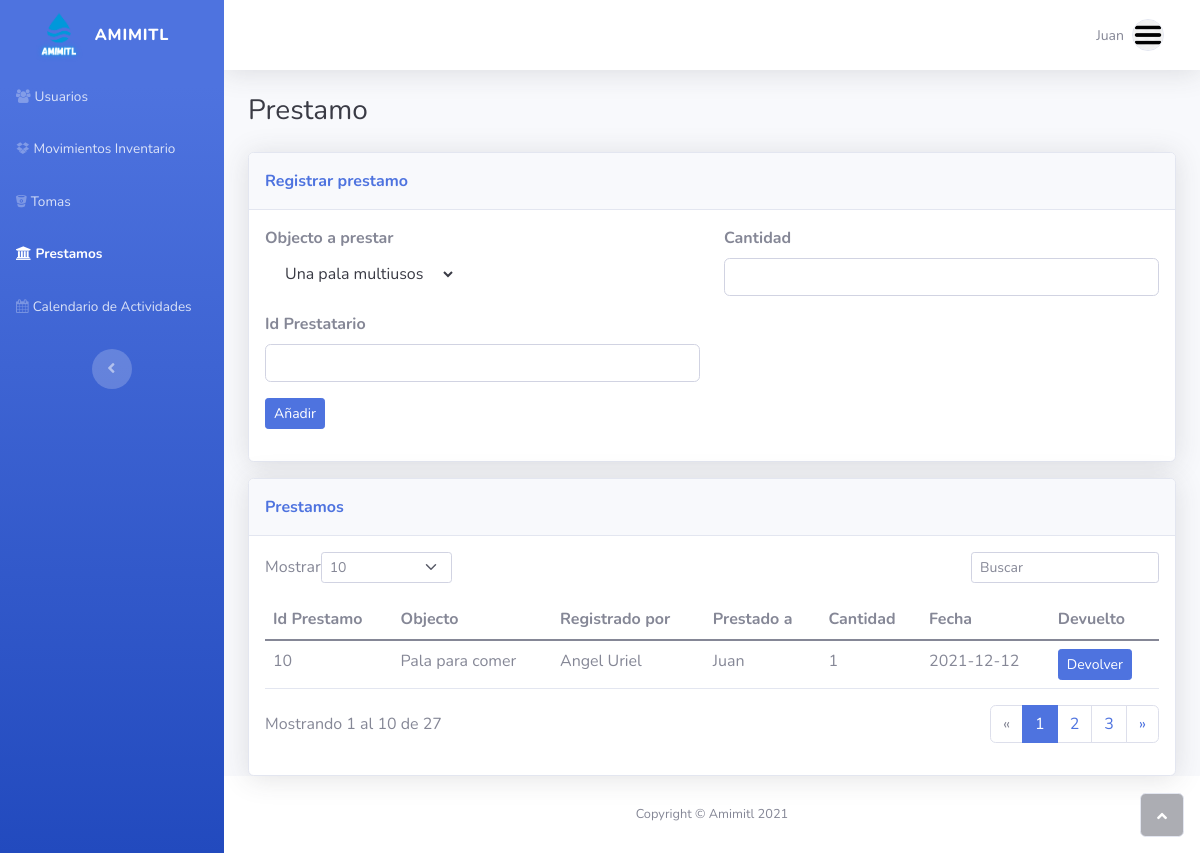
The app's page /prestamos.php (signed in), older data.
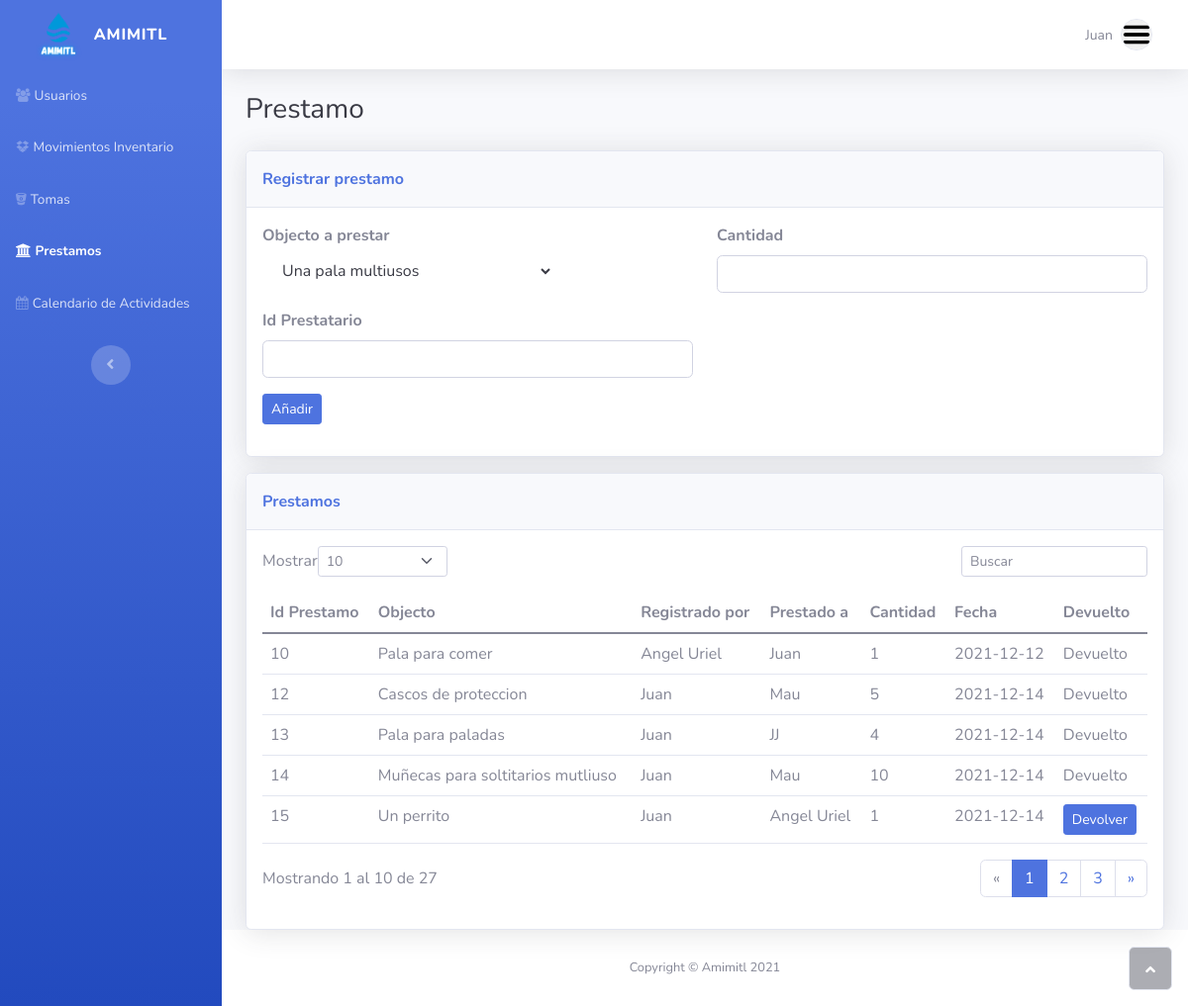
The same page, newer data.
### tables this page shows
CREATE TABLE `prestamos` (
  `idPrestamos` int(11) NOT NULL,
  `Cantidad` int(11) NOT NULL,
  `Fecha` date DEFAULT NULL,
  `Devuelto` tinyint(1) NOT NULL DEFAULT 0,
  `Objeto_idObjeto` int(11) NOT NULL,
  `Administrador_idAdministrador` int(11) NOT NULL,
  `Persona_idPersona` int(11) NOT NULL
);

CREATE TABLE `objeto` (
  `idObjeto` int(11) NOT NULL,
  `Nombre` varchar(60) NOT NULL,
  `Descripcion` varchar(200) NOT NULL,
  `Cantidad` int(11) NOT NULL
);

CREATE TABLE `persona` (
  `idPersona` int(11) NOT NULL,
  `Nombre` varchar(60) NOT NULL,
  `coordX` double DEFAULT NULL,
  `coordY` double DEFAULT NULL,
  `Telefono` varchar(10) NOT NULL,
  `EsSocio` tinyint(4) NOT NULL,
  `EsHeredero` tinyint(4) NOT NULL
);

### prestamos.php (the view, shortened to what the changed rows need)
<!DOCTYPE html>
<html>
<head>
    <link rel="stylesheet" href="assets/bootstrap/css/bootstrap.min.css">
    <link rel="stylesheet" href="assets/fonts/fontawesome-all.min.css">
    <link rel="stylesheet" href="assets/fonts/font-awesome.min.css">
    <link rel="stylesheet" href="assets/fonts/fontawesome5-overrides.min.css">
</head>
<body id="page-top">
    <div id="wrapper">
        <div class="d-flex flex-column" id="content-wrapper">
            <div id="content">
                <div class="container-fluid">
                                                <?php
                                                include("assets/php/conexion.php");
                                                $sql = "SELECT * FROM objeto";
                                                $result = mysqli_query($conn, $sql);
                                                while($row = mysqli_fetch_array($result)){
                                                    $nombre = $row['Descripcion'];
                                                ?>
                                                <?php
                                                }
                                                ?>
                    <div class="card shadow">
                        <div class="card-body">
                            <div class="table-responsive table mt-2" id="dataTable-1" role="grid" aria-describedby="dataTable_info">
                                <table class="table my-0" id="dataTable">
                                    <thead>
                                        <tr>
                                            <th>Id Prestamo</th>
                                            <th>Objecto</th>
                                            <th>Registrado por</th>
                                            <th>Prestado a</th>
                                            <th>Cantidad</th>
                                            <th>Fecha</th>
                                            <th>Devuelto</th>
                                        </tr>
                                    </thead>
                                    <tbody>
                                    <?php
                                        include("assets/php/conexion.php");
                                        $sql = "SELECT * FROM prestamos";
                                        $result = mysqli_query($conn, $sql);
                                        while($mostrar = mysqli_fetch_array($result)){
                                        ?>
                                        <tr>
                                            <?php
                                            $id = $mostrar['Objeto_idObjeto'];
                                            $sql2 = "SELECT Descripcion FROM objeto WHERE idObjeto ='$id'";
                                            $result2 = mysqli_query($conn, $sql2);
                                            while($mostrar2 = mysqli_fetch_array($result2)){
                                                $nombre = $mostrar2['Descripcion'];
                                            }
                                            ?>
                                            <?php
                                            $id2 = $mostrar['Administrador_idAdministrador'];
                                            $sql3 = "SELECT Nombre FROM persona WHERE idPersona=(SELECT Persona_idPersona FROM administrador WHERE idAdministrador ='$id2')";
                                            $result3 = mysqli_query($conn, $sql3);
                                            while($mostrar3 = mysqli_fetch_array($result3)){
                                                $nombre2 = $mostrar3['Nombre'];
                                            }
                                            ?>
                                            <?php
                                            $id3 = $mostrar['Persona_idPersona'];
                                            $sql4 = "SELECT Nombre FROM persona WHERE idPersona='$id3'";
                                            $result4 = mysqli_query($conn, $sql4);
                                            while($mostrar4 = mysqli_fetch_array($result4)){
                                                $nombre3 = $mostrar4['Nombre'];
                                            }
                                            ?>
                                            <td><?php echo $mostrar['idPrestamos']?></td>
                                            <td><?php echo $nombre?></td>
                                            <td><?php echo $nombre2?></td>
                                            <td><?php echo $nombre3?></td>
                                            <td><?php echo $mostrar['Cantidad']?></td>
                                            <td><?php echo $mostrar['Fecha']?></td>
                                            <?php
                                            if($mostrar['Devuelto'] == FALSE){
                                            ?>
                                            <td><a href="prestamos.php?devolver=<?php echo $mostrar['idPrestamos']?>"
                                            class = "btn btn-primary btn-sm" name = "Devolver">Devolver</a></td>
                                            <?php
                                            }else{
                                            ?>
                                            <td>Devuelto</td>
                                            <?php
                                            }
                                            ?>
                                        </tr>
                                        <?php
                                        }
                                        ?>
                                    </tbody>
                                </table>
                            </div>
                        </div>
                    </div>
                </div>
            </div>
        </div><a class="border rounded d-inline scroll-to-top" href="#page-top"><i class="fas fa-angle-up"></i></a>
    </div>
</body>
</html>

Row changes from the older to the newer data that the page shows:
changed prestamos "Pala para comer": Devuelto "Devolver" → "Devuelto"
added prestamos: idPrestamos "12", Objeto_idObjeto.Descripcion "Cascos de proteccion", persona.Nombre "Juan", Persona_idPersona.Nombre "Mau", Cantidad "5", Fecha "2021-12-14", Devuelto "Devuelto"
added prestamos: idPrestamos "13", Objeto_idObjeto.Descripcion "Pala para paladas", persona.Nombre "Juan", Persona_idPersona.Nombre "JJ", Cantidad "4", Fecha "2021-12-14", Devuelto "Devuelto"
added prestamos: idPrestamos "14", Objeto_idObjeto.Descripcion "Muñecas para soltitarios mutliuso", persona.Nombre "Juan", Persona_idPersona.Nombre "Mau", Cantidad "10", Fecha "2021-12-14", Devuelto "Devuelto"
added prestamos: idPrestamos "15", Objeto_idObjeto.Descripcion "Un perrito", persona.Nombre "Juan", Persona_idPersona.Nombre "Angel Uriel", Cantidad "1", Fecha "2021-12-14"
